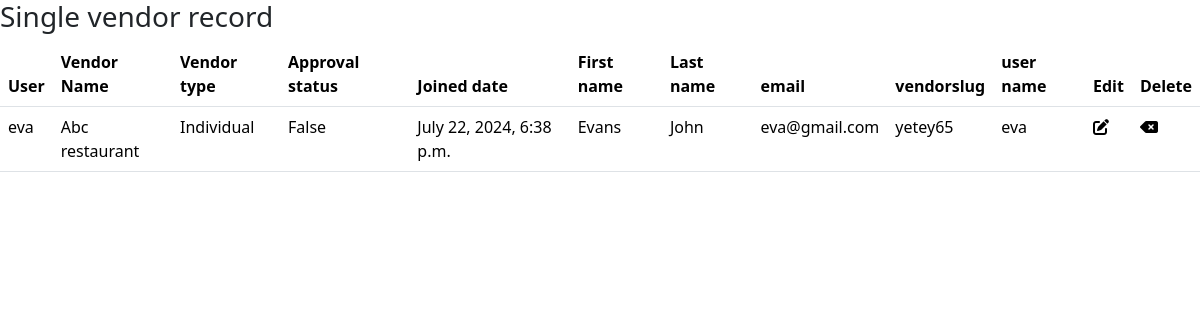
The page /adminarea/get_single_vendor/1/ on the database its author committed.
### Vendor/models.py (models this page shows, shortened)
class VendorRegistration(models.Model):
    user = models.OneToOneField(User, related_name='user',on_delete=models.CASCADE)
    user_profile = models.OneToOneField(UserProfile, related_name='thevendor', on_delete=models.CASCADE)
    vendorname =models.CharField(max_length=300)
    vendorType = models.CharField(max_length=100, choices=vendor_type, default='Individual')
    vendorlicense= models.ImageField(upload_to='Vendor/license')
    vendorslug = models.SlugField(max_length=50, unique=True)
    Isapproved = models.BooleanField(default=False)
    CreatedAt = models.DateTimeField(auto_now_add=True)
    modifiedAt = models.DateTimeField(auto_now=True)

### authentication/models.py (models this page shows, shortened)
class User(AbstractUser):
    VENDOR = 1
    CUSTOMER = 2
    DRIVER = 3
    ROLE_CHOICE = (
    (VENDOR, 'Vendor'),
    (CUSTOMER, 'Customer'),
    (DRIVER, 'Driver')
    )
    username = models.CharField( max_length=40)
    email = models.EmailField(unique=True)
    role = models.PositiveSmallIntegerField(choices=ROLE_CHOICE, blank=True, null=True)
    is_staff = models.BooleanField(default=False)
    is_superuser = models.BooleanField(default=False)
    USERNAME_FIELD = 'email'
    REQUIRED_FIELDS = ['username']
    def __str__(self):
        return self.username

class UserProfile(models.Model):
    user = models.OneToOneField(User, on_delete=models.CASCADE)
    first_name = models.CharField(max_length=100)
    last_name = models.CharField(max_length=100)
    profile_picture = models.ImageField(upload_to='Userfolder/profile_pictures', blank=True, null=True)
    DOB = models.DateTimeField(auto_now_add=False, null= False, blank=False)
    address_line1 = models.CharField(max_length=200)
    adress_line2 = models.CharField(max_length=200)
    nationality =  models.CharField(max_length=150, blank=True, null=True)
    city = models.CharField(max_length=200, blank=True, null=True)
    zip_or_postcode = models.CharField(max_length= 20, blank=True, null=True)
    mobile_number = models.CharField(max_length=60)
    created_at = models.DateTimeField(auto_now_add=True)
    modified_at = models.DateTimeField(auto_now=True)

### adminarea/views.py (the view)
# urls.py: path('get_single_vendor/<int:pk>/', views.view_single_record, name= 'view_single_record')
def view_single_record(request, pk):
    try:
        thesinglevendor = VendorRegistration.objects.get(pk = pk)
    except VendorRegistration.DoesNotExist:
        return HttpResponse('the record you are trying to view does not exist')
    context = {
        'thesinglevendor': thesinglevendor,
    }
    return render(request, 'adminarea/view_single_record.html', context)

### templates/adminarea/view_single_record.html (shortened to what this page needs)
<!DOCTYPE html>
<html lang="en">
<head>
    <link rel="stylesheet" href="https://cdnjs.cloudflare.com/ajax/libs/font-awesome/6.6.0/css/all.min.css">
    <link href="https://cdn.jsdelivr.net/npm/bootstrap@5.3.3/dist/css/bootstrap.min.css" rel="stylesheet"
>
</head>
<body>
    <h3>Single vendor record</h3>
    <table class="table">
        <thead>
            <tr>
                <th scope="col">User</th>
                <th scope="col">Vendor Name</th>
                <th scope="col">Vendor type</th>
                <th scope="col">Approval status</th>
                <th scope="col">Joined date</th>
                <th scope="col">First name</th>
                <th scope="col">Last name</th>
                <th scope="col">email</th>
                <th scope="col">vendorslug</th>
                <th scope="col">user name</th>
                <th>Edit</th>
                <th>Delete</th>
            </tr>
        </thead>
        <tbody>
            <tr>
                <td>{{ thesinglevendor.user }}</td>
                <td>{{thesinglevendor.vendorname}}</td>
                <td>{{thesinglevendor.vendorType}}</td>
                <td>{{thesinglevendor.Isapproved}}</td>
                <td>{{thesinglevendor.CreatedAt}}</td>
                <td>{{thesinglevendor.user_profile.first_name}}</td>
                <td>{{thesinglevendor.user_profile.last_name}}</td>
                <td>{{thesinglevendor.user.email}}</td>
                <td>{{thesinglevendor.vendorslug}}</td>
                <td>{{thesinglevendor.user.username}}</td>
                <td><i class="fa-solid fa-pen-to-square"></i></td>
                <td><i class="fa-solid fa-delete-left"></i></td>
            </tr>
        </tbody>
    </table>
</body>
</html>

### rows shown on the page
VendorRegistration: user "eva", vendorname "Abc restaurant", vendorType "Individual", Isapproved "False", CreatedAt "July 22, 2024, 6:38 p.m.", user_profile.first_name "Evans", user_profile.last_name "John", user.email "eva@gmail.com", vendorslug "yetey65", user.username "eva"
